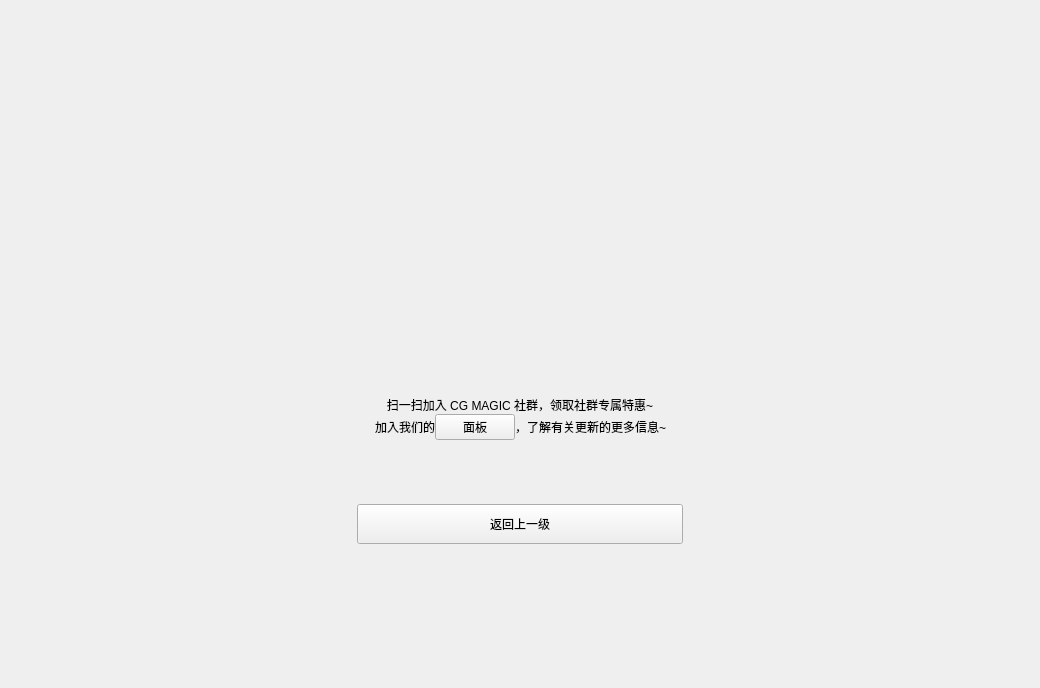
        <widget class="QWidget" name="page_2">
         <layout class="QGridLayout" name="gridLayout_10">
          <property name="leftMargin">
           <number>0</number>
          </property>
          <property name="topMargin">
           <number>0</number>
          </property>
          <property name="rightMargin">
           <number>0</number>
          </property>
          <property name="bottomMargin">
           <number>0</number>
          </property>
          <property name="spacing">
           <number>0</number>
          </property>
          <item row="4" column="1">
           <layout class="QHBoxLayout" name="horizontalLayout_14">
            <property name="spacing">
             <number>7</number>
            </property>
            <property name="topMargin">
             <number>64</number>
            </property>
            <item>
             <spacer name="horizontalSpacer_25">
              <property name="orientation">
               <enum>Qt::Horizontal</enum>
              </property>
              <property name="sizeHint" stdset="0">
               <size>
                <width>40</width>
                <height>20</height>
               </size>
              </property>
             </spacer>
            </item>
            <item>
             <widget class="QPushButton" name="wxBack">
              <property name="minimumSize">
               <size>
                <width>326</width>
                <height>40</height>
               </size>
              </property>
              <property name="maximumSize">
               <size>
                <width>326</width>
                <height>40</height>
               </size>
              </property>
              <property name="text">
               <string>返回上一级</string>
              </property>
             </widget>
            </item>
            <item>
             <spacer name="horizontalSpacer_26">
              <property name="orientation">
               <enum>Qt::Horizontal</enum>
              </property>
              <property name="sizeHint" stdset="0">
               <size>
                <width>40</width>
                <height>20</height>
               </size>
              </property>
             </spacer>
            </item>
           </layout>
          </item>
          <item row="2" column="1">
           <widget class="QLabel" name="wxCodeText">
            <property name="text">
             <string>扫一扫加入 CG MAGIC 社群，领取社群专属特惠~</string>
            </property>
            <property name="alignment">
             <set>Qt::AlignCenter</set>
            </property>
           </widget>
          </item>
          <item row="6" column="1">
           <layout class="QHBoxLayout" name="horizontalLayout_19">
            <property name="spacing">
             <number>0</number>
            </property>
            <property name="topMargin">
             <number>0</number>
            </property>
            <item>
             <layout class="QHBoxLayout" name="horizontalLayout_20">
              <property name="spacing">
               <number>0</number>
              </property>
              <property name="leftMargin">
               <number>0</number>
              </property>
              <item>
               <spacer name="horizontalSpacer_10">
                <property name="orientation">
                 <enum>Qt::Horizontal</enum>
                </property>
                <property name="sizeType">
                 <enum>QSizePolicy::Fixed</enum>
                </property>
                <property name="sizeHint" stdset="0">
                 <size>
                  <width>36</width>
                  <height>20</height>
                 </size>
                </property>
               </spacer>
              </item>
              <item>
               <layout class="QVBoxLayout" name="verticalLayout_9">
                <property name="spacing">
                 <number>0</number>
                </property>
                <property name="topMargin">
                 <number>0</number>
                </property>
                <property name="rightMargin">
                 <number>0</number>
                </property>
                <item>
                 <widget class="QLabel" name="logoCode">
                  <property name="minimumSize">
                   <size>
                    <width>96</width>
                    <height>96</height>
                   </size>
                  </property>
                  <property name="maximumSize">
                   <size>
                    <width>96</width>
                    <height>96</height>
                   </size>
                  </property>
                  <property name="text">
                   <string/>
                  </property>
                 </widget>
                </item>
                <item>
                 <spacer name="verticalSpacer_3">
                  <property name="orientation">
                   <enum>Qt::Vertical</enum>
                  </property>
                  <property name="sizeType">
                   <enum>QSizePolicy::Fixed</enum>
                  </property>
                  <property name="sizeHint" stdset="0">
                   <size>
                    <width>0</width>
                    <height>48</height>
                   </size>
                  </property>
                 </spacer>
                </item>
               </layout>
              </item>
             </layout>
            </item>
            <item>
             <spacer name="horizontalSpacer_8">
              <property name="orientation">
               <enum>Qt::Horizontal</enum>
              </property>
              <property name="sizeHint" stdset="0">
               <size>
                <width>908</width>
                <height>0</height>
               </size>
              </property>
             </spacer>
            </item>
            <item>
             <spacer name="verticalSpacer_5">
              <property name="orientation">
               <enum>Qt::Vertical</enum>
              </property>
              <property name="sizeType">
               <enum>QSizePolicy::Fixed</enum>
              </property>
              <property name="sizeHint" stdset="0">
               <size>
                <width>0</width>
                <height>142</height>
               </size>
              </property>
             </spacer>
            </item>
           </layout>
          </item>
          <item row="0" column="1">
           <spacer name="verticalSpacer_4">
            <property name="orientation">
             <enum>Qt::Vertical</enum>
            </property>
            <property name="sizeType">
             <enum>QSizePolicy::Fixed</enum>
            </property>
            <property name="sizeHint" stdset="0">
             <size>
              <width>20</width>
              <height>118</height>
             </size>
            </property>
           </spacer>
          </item>
          <item row="1" column="1">
           <layout class="QHBoxLayout" name="horizontalLayout_13">
            <property name="spacing">
             <number>0</number>
            </property>
            <property name="bottomMargin">
             <number>62</number>
            </property>
            <item>
             <spacer name="horizontalSpacer_21">
              <property name="orientation">
               <enum>Qt::Horizontal</enum>
              </property>
              <property name="sizeHint" stdset="0">
               <size>
                <width>40</width>
                <height>20</height>
               </size>
              </property>
             </spacer>
            </item>
            <item>
             <widget class="QLabel" name="wxCode">
              <property name="minimumSize">
               <size>
                <width>216</width>
                <height>216</height>
               </size>
              </property>
              <property name="maximumSize">
               <size>
                <width>216</width>
                <height>216</height>
               </size>
              </property>
              <property name="text">
               <string/>
              </property>
             </widget>
            </item>
            <item>
             <spacer name="horizontalSpacer_22">
              <property name="orientation">
               <enum>Qt::Horizontal</enum>
              </property>
              <property name="sizeHint" stdset="0">
               <size>
                <width>40</width>
                <height>20</height>
               </size>
              </property>
             </spacer>
            </item>
           </layout>
          </item>
          <item row="3" column="1">
           <widget class="QWidget" name="en_box" native="true">
            <layout class="QHBoxLayout" name="horizontalLayout_23">
             <property name="spacing">
              <number>0</number>
             </property>
             <property name="leftMargin">
              <number>0</number>
             </property>
             <property name="topMargin">
              <number>0</number>
             </property>
             <property name="rightMargin">
              <number>0</number>
             </property>
             <property name="bottomMargin">
              <number>0</number>
             </property>
             <item>
              <spacer name="horizontalSpacer_2">
               <property name="orientation">
                <enum>Qt::Horizontal</enum>
               </property>
               <property name="sizeHint" stdset="0">
                <size>
                 <width>40</width>
                 <height>20</height>
                </size>
               </property>
              </spacer>
             </item>
             <item>
              <widget class="QLabel" name="en_label1">
               <property name="text">
                <string>加入我们的</string>
               </property>
              </widget>
             </item>
             <item>
              <widget class="QPushButton" name="en_link">
               <property name="text">
                <string>面板</string>
               </property>
              </widget>
             </item>
             <item>
              <widget class="QLabel" name="en_label2">
               <property name="text">
                <string>，了解有关更新的更多信息~</string>
               </property>
              </widget>
             </item>
             <item>
              <spacer name="horizontalSpacer_4">
               <property name="orientation">
                <enum>Qt::Horizontal</enum>
               </property>
               <property name="sizeHint" stdset="0">
                <size>
                 <width>40</width>
                 <height>20</height>
                </size>
               </property>
              </spacer>
             </item>
            </layout>
           </widget>
          </item>
         </layout>
        </widget>
